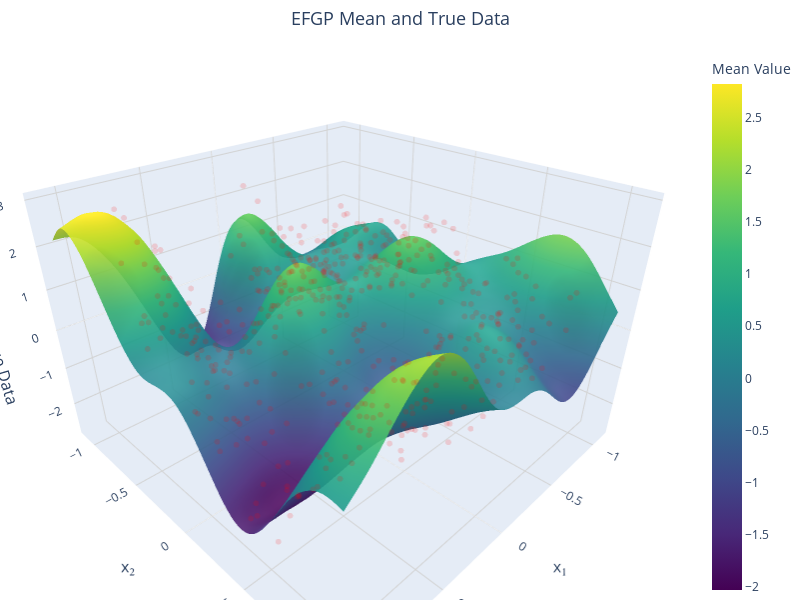

The code cell stored with this chart in its notebook:
### Code cell
# add plot of fit and true function

if d == 2:

    import plotly.graph_objects as go
    import numpy as np
    from scipy.interpolate import griddata

    # --- Prepare Data for Plotting ---
    # Extract x1, x2 coordinates and mean values from tensors
    x1 = x_new[:, 0].cpu().numpy()
    x2 = x_new[:, 1].cpu().numpy()
    mean_values = mean.cpu().numpy()

    # Create a grid for the surface plot
    x1_grid = np.linspace(x1.min(), x1.max(), 100)
    x2_grid = np.linspace(x2.min(), x2.max(), 100)
    X1, X2 = np.meshgrid(x1_grid, x2_grid)

    # Interpolate mean values onto the grid for smooth surface visualization
    mean_surface = griddata(
        points=(x1, x2), 
        values=mean_values, 
        xi=(X1, X2), 
        method='cubic'
    )

    # --- Create Interactive 3D Plot ---
    fig = go.Figure()

    # Add the mean surface with transparency
    fig.add_trace(go.Surface(
        z=mean_surface,
        x=X1,
        y=X2,
        colorscale='Viridis',
        opacity=0.9,  # Increased opacity for better visibility
        name='EFGP Mean',
        colorbar=dict(
            title=dict(
                text="Mean Value",
                font=dict(size=14)
            ),
            tickfont=dict(size=12)
        )
    ))

    # Add scatter points for the true data with much higher transparency
    # Sample only a subset of points to reduce clutter
    sample_size = min(500, len(x))  # Limit to 500 points max
    indices = np.random.choice(len(x), sample_size, replace=False)
    
    fig.add_trace(go.Scatter3d(
        x=x[indices, 0].cpu().numpy(),
        y=x[indices, 1].cpu().numpy(),
        z=y[indices].cpu().numpy(),
        mode='markers',
        marker=dict(
            size=2,  # Even smaller scatter points
            color='red',
            opacity=0.15,  # Much higher transparency
            symbol='circle'
        ),
        name='True Data (Sample)'
    ))

    # --- Update Layout for Better Visualization ---
    fig.update_layout(
        scene=dict(
            aspectmode='manual',
            aspectratio=dict(x=1.5, y=1.5, z=1), # Make x and y dimensions wider relative to z
            xaxis=dict(
                title=dict(
                    text='x₁',
                    font=dict(size=16)
                ),
                tickfont=dict(size=12),
                showgrid=True,
                gridcolor='lightgray'
            ),
            yaxis=dict(
                title=dict(
                    text='x₂',
                    font=dict(size=16)
                ),
                tickfont=dict(size=12),
                showgrid=True,
                gridcolor='lightgray'
            ),
            zaxis=dict(
                title=dict(
                    text='Mean/True Data',
                    font=dict(size=16)
                ),
                tickfont=dict(size=12),
                showgrid=True,
                gridcolor='lightgray'
            ),
            camera=dict(
                eye=dict(x=1.5, y=1.5, z=1.2)  # Adjusted camera angle for better view
            )
        ),
        title=dict(
            text='EFGP Mean and True Data',
            font=dict(size=18),
            x=0.5,  # Center the title
            xanchor='center'
        ),
        legend=dict(
            x=0.8,
            y=0.9,
            font=dict(size=12),
            bgcolor='rgba(255, 255, 255, 0.8)',  # Add a semi-transparent background
            bordercolor='black',
            borderwidth=1
        ),
        margin=dict(l=0, r=0, t=50, b=0),  # Reduce margins for a cleaner look
        width=800,  # Increase figure width
        height=600   # Increase figure height
    )

    # Display the plot
    fig.show()

### Figure 1 — Plotly figure (JSON) as saved in the notebook; plotly's stock layout.template omitted (floating-point values rounded to 4 significant figures; data arrays with more than 128 entries replaced by an {"elided": "..."} marker saying what was removed)
{"data": [{"colorbar": {"tickfont": {"size": 12}, "title": {"font": {"size": 14}, "text": "Mean Value"}}, "colorscale": [[0, "#440154"], [0.1111, "#482878"], [0.2222, "#3e4989"], [0.3333, "#31688e"], [0.4444, "#26828e"], [0.5556, "#1f9e89"], [0.6667, "#35b779"], [0.7778, "#6ece58"], [0.8889, "#b5de2b"], [1, "#fde725"]], "name": "EFGP Mean", "opacity": 0.9, "type": "surface", "x": {"elided": "100x100 float values"}, "y": {"elided": "100x100 float values"}, "z": {"elided": "100x100 float values"}}, {"marker": {"color": "red", "opacity": 0.15, "size": 2, "symbol": "circle"}, "mode": "markers", "name": "True Data (Sample)", "type": "scatter3d", "x": {"elided": "500 float values"}, "y": {"elided": "500 float values"}, "z": {"elided": "500 float values"}}], "layout": {"height": 600, "legend": {"bgcolor": "rgba(255, 255, 255, 0.8)", "bordercolor": "black", "borderwidth": 1, "font": {"size": 12}, "x": 0.8, "y": 0.9}, "margin": {"b": 0, "l": 0, "r": 0, "t": 50}, "scene": {"aspectmode": "manual", "aspectratio": {"x": 1.5, "y": 1.5, "z": 1}, "camera": {"eye": {"x": 1.5, "y": 1.5, "z": 1.2}}, "xaxis": {"gridcolor": "lightgray", "showgrid": true, "tickfont": {"size": 12}, "title": {"font": {"size": 16}, "text": "x₁"}}, "yaxis": {"gridcolor": "lightgray", "showgrid": true, "tickfont": {"size": 12}, "title": {"font": {"size": 16}, "text": "x₂"}}, "zaxis": {"gridcolor": "lightgray", "showgrid": true, "tickfont": {"size": 12}, "title": {"font": {"size": 16}, "text": "Mean/True Data"}}}, "title": {"font": {"size": 18}, "text": "EFGP Mean and True Data", "x": 0.5, "xanchor": "center"}, "width": 800}}
